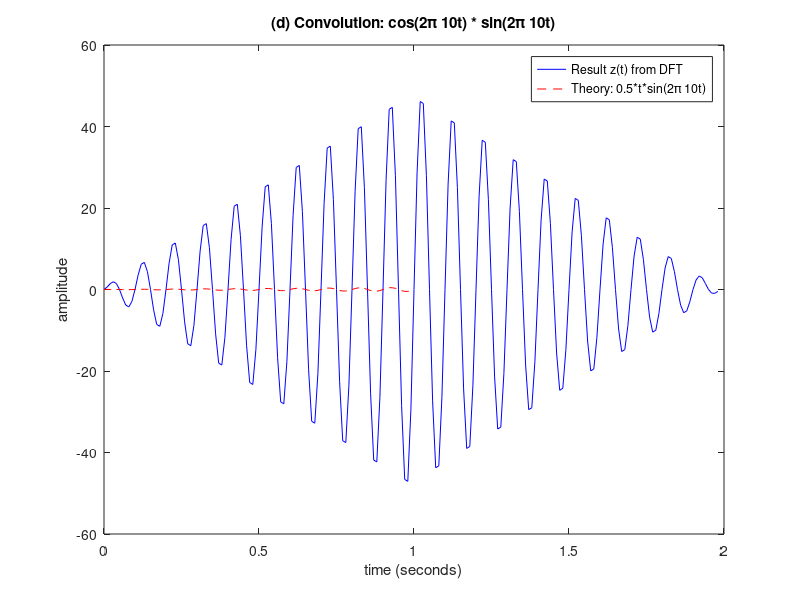

This chart was generated by the following MATLAB code:
% --- MATLAB/Octave Script for Convolution: Part (d) ---

clear; clc; close all;

% --- 1. Set up parameters ---
fs = 100;           % Sampling frequency (Hz)
Ts = 1/fs;          % Sampling interval
t = 0:Ts:(1-Ts);    % Time vector for 1 second (N=100 samples)
N = length(t);

% --- 2. Create the signals x[n] and y[n] ---
x = cos(2*pi*10*t); % Our 10 Hz cosine wave
y = sin(2*pi*10*t); % Our 10 Hz sine wave

% --- 3. Convolve in the Frequency Domain (using DFT) ---
% Length for linear convolution
N_conv = N + N - 1; % 100 + 100 - 1 = 199

X = fft(x, N_conv); % X[k]
Y = fft(y, N_conv); % Y[k]

% Point-wise multiplication in frequency domain
Z = X .* Y;         % Z[k] = X[k] * Y[k]

% Inverse transform to get the result in time domain
z = ifft(Z);
z = real(z); % Discard tiny imaginary numerical errors

% --- 4. Plot the results ---
figure;
% Time vector for the convolved signal (199 samples)
t_conv = (0:N_conv-1) * Ts;

% Create the theoretical answer: z(t) = 0.5 * t * sin(2*pi*10*t)
% We only care about the first 1 second (N samples)
t_theory = (0:N-1) * Ts;
% We create a 199-sample vector for comparison
z_theory_full = 0.5 .* t_conv .* sin(2*pi*10*t_conv);
% The theory is only valid while both signals overlap (first N samples)
% After N samples (1 sec), the convolution result changes.
% We will only plot the part where the theory is simple.

plot(t_conv, z, 'b-', 'DisplayName', 'Result z(t) from DFT');
hold on;
plot(t_theory, z_theory_full(1:N), 'r--', 'DisplayName', 'Theory: 0.5*t*sin(2\pi 10t)');
title('(d) Convolution: cos(2\pi 10t) * sin(2\pi 10t)');
xlabel('time (seconds)');
ylabel('amplitude');
legend;